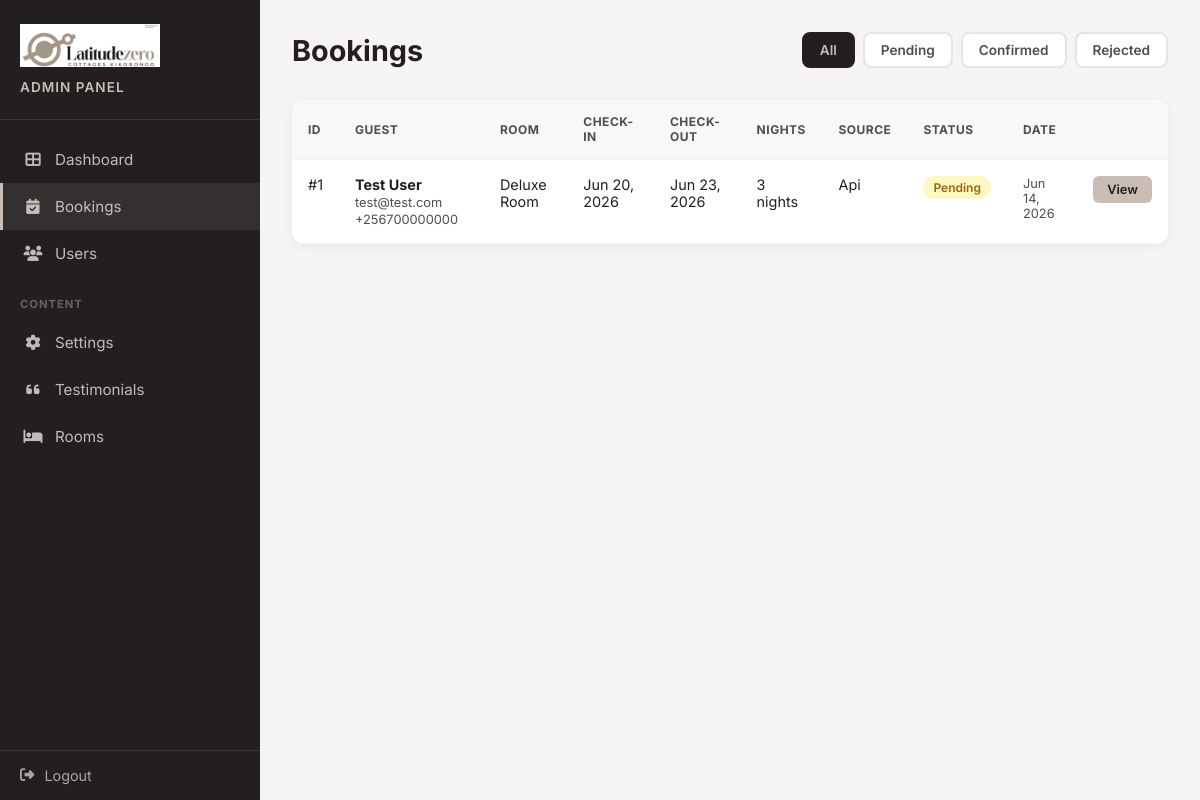
The app's page /admin/bookings/ (signed in), older data.
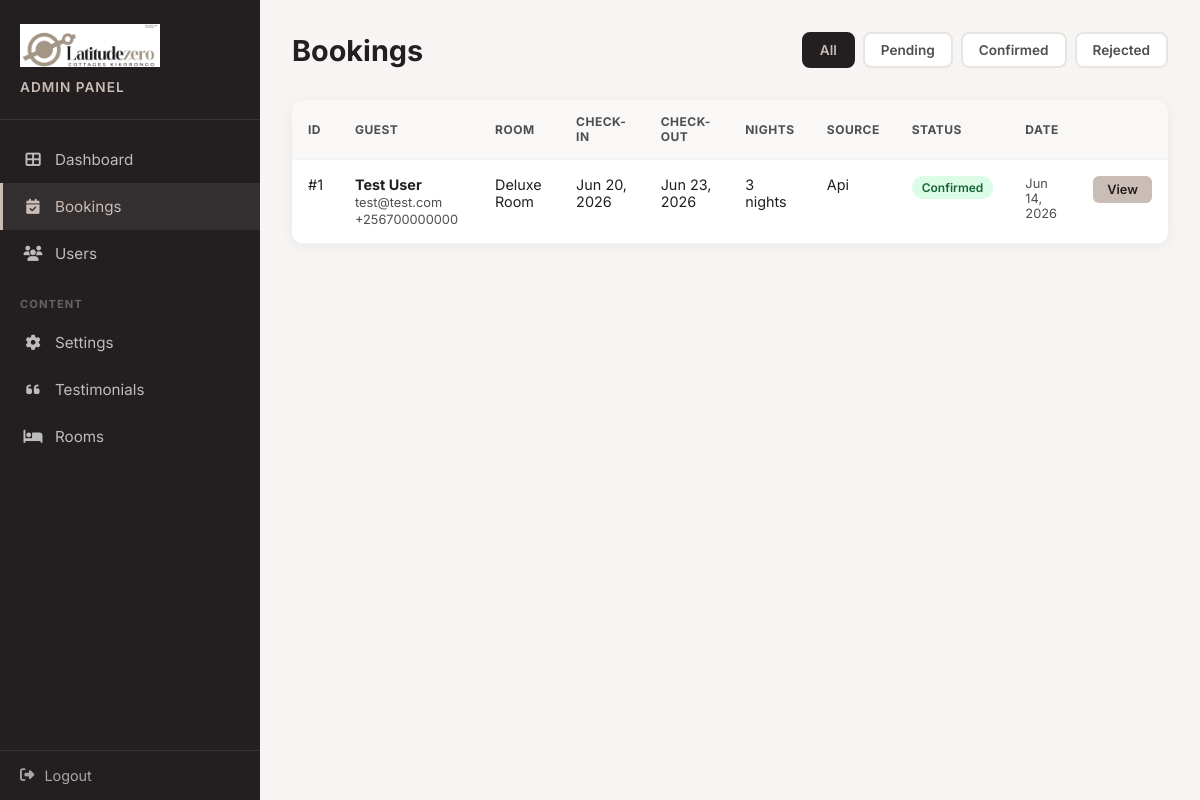
The same page, newer data.
### models.py (models this page shows, shortened)
class Booking(db.Model):
    __tablename__ = 'bookings'
    id = db.Column(db.Integer, primary_key=True)
    checkin = db.Column(db.Date, nullable=False)
    checkout = db.Column(db.Date, nullable=False)
    guests = db.Column(db.String(20), nullable=False)
    room = db.Column(db.String(100), nullable=False)
    name = db.Column(db.String(120), nullable=False)
    email = db.Column(db.String(120), nullable=False)
    phone = db.Column(db.String(40))
    requests = db.Column(db.Text)
    status = db.Column(db.String(20), default='pending')
    source = db.Column(db.String(20), default='whatsapp')
    created_at = db.Column(db.DateTime, default=datetime.utcnow)
    @property
    def nights(self):
        if self.checkout and self.checkin:
            return (self.checkout - self.checkin).days
        return 0

### app.py (the view)
@app.route('/admin/bookings/')
@login_required
def admin_bookings():
    status_filter = request.args.get('status', '')
    page = request.args.get('page', 1, type=int)
    per_page = 20
    query = Booking.query
    if status_filter:
        query = query.filter_by(status=status_filter)
    query = query.order_by(Booking.created_at.desc())
    pagination = query.paginate(page=page, per_page=per_page, error_out=False)
    return render_template('bookings.html',
                           bookings=pagination.items,
                           pagination=pagination,
                           status_filter=status_filter)

### app.py (called while the page is built)
@login_manager.user_loader
def load_user(user_id):
    return User.query.get(int(user_id))

### templates/bookings.html (shortened to what the changed rows need)
<!DOCTYPE html>
<html lang="en">
<head>
    <link rel="stylesheet" href="https://cdnjs.cloudflare.com/ajax/libs/font-awesome/6.4.0/css/all.min.css">
</head>
<body>
    <div class="admin-layout">
        <aside class="sidebar">
            <div class="sidebar-header">
                <h2>Admin Panel</h2>
            </div>
        </aside>
        <main class="main-content">
            <div class="page-header">
                <h1>Bookings</h1>
            </div>
            <div class="table-card">
                {% if bookings %}
                <table>
                    <thead>
                        <tr>
                            <th>ID</th>
                            <th>Guest</th>
                            <th>Room</th>
                            <th>Check-in</th>
                            <th>Check-out</th>
                            <th>Nights</th>
                            <th>Source</th>
                            <th>Status</th>
                            <th>Date</th>
                            <th></th>
                        </tr>
                    </thead>
                    <tbody>
                        {% for booking in bookings %}
                        <tr>
                            <td>#{{ booking.id }}</td>
                            <td>
                                <div class="guest-info">
                                    <strong>{{ booking.name }}</strong>
                                    <span>{{ booking.email }}</span>
                                    {% if booking.phone %}
                                    <span>{{ booking.phone }}</span>
                                    {% endif %}
                                </div>
                            </td>
                            <td>{{ booking.room }}</td>
                            <td>{{ booking.checkin.strftime('%b %d, %Y') }}</td>
                            <td>{{ booking.checkout.strftime('%b %d, %Y') }}</td>
                            <td>{{ booking.nights }} night{{ 's' if booking.nights != 1 else '' }}</td>
                            <td style="text-transform:capitalize;">{{ booking.source }}</td>
                            <td><span class="badge {{ booking.status }}">{{ booking.status|title }}</span></td>
                            <td style="color:#4C4E4F;font-size:0.8rem;">{{ booking.created_at.strftime('%b %d, %Y') }}</td>
                            <td><a href="/admin/bookings/{{ booking.id }}/" class="btn-sm">View</a></td>
                        </tr>
                        {% endfor %}
                    </tbody>
                </table>
                {% else %}
                <div class="empty-state">
                    <i class="fas fa-calendar-times"></i>
                    <p>No bookings found.{% if status_filter %} <a href="/admin/bookings/">Clear filter</a>{% endif %}</p>
                </div>
                {% endif %}
            </div>
        </main>
    </div>
</body>
</html>

Row changes from the older to the newer data that the page shows:
changed Booking "Test User": status "Pending" → "Confirmed"
